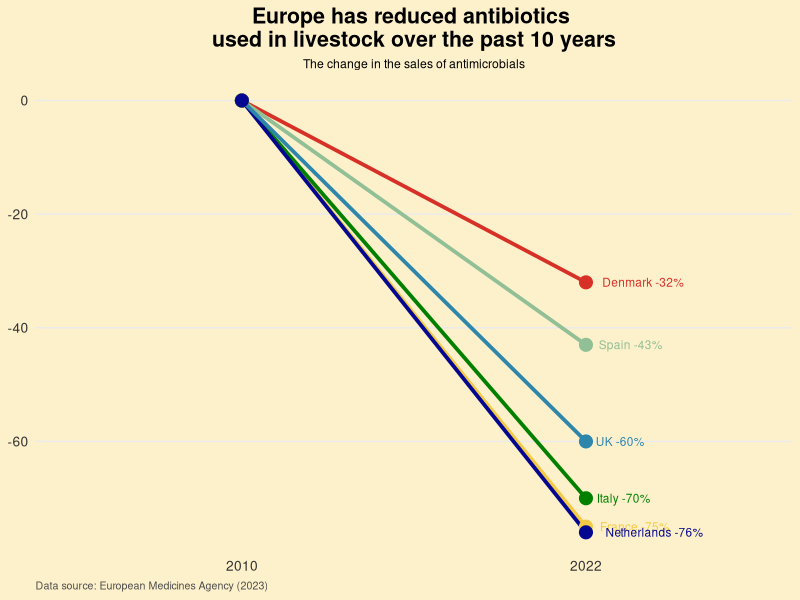

The R script that drew this image:
## ---- chunk 1
#| echo: true
#| message: false
#| warning: false

library(tidyverse)
library(dplyr)
library(ggrepel)

# Data (as provided in the image)
data_anti <- data.frame(
  Country = c("Denmark", "Spain", "UK", "Italy", "France", "Netherlands"),
  Year_2010 = c(0, 0, 0, 0, 0, 0),
  Year_2022 = c(-32, -43, -60, -70, -75, -76)
)

# Reshape the data for ggplot2
data_long <- data_anti %>%
  tidyr::pivot_longer(
    cols = starts_with("Year"),
    names_to = "Year",
    values_to = "Change"
  ) %>%
  mutate(Year = gsub("Year_", "", Year))  # Remove "Year_"

# Define colors for each country
country_colors <- c("Denmark" = "#d73027", "Spain" = "#91bf96", "UK" = "#2e86ab", "Italy" = "#018000", "France" = "#F5CA45","Netherlands" = "#04078f")

# Create the line chart
ggplot(data_long, aes(x = Year, y = Change, group = Country, color = Country)) +
  geom_line(linewidth = 1.3) +
  geom_point(size = 4.1) +
  scale_color_manual(values = country_colors) +
  geom_text(
    data = data_long %>% filter(Year == "2022"),
    aes(label = paste0(Country, " ", Change, "%")),
    hjust = -0.2,
    vjust = 0.5,
    size = 3
  ) +
  labs(
    title = "Europe has reduced antibiotics \nused in livestock over the past 10 years",
    subtitle = "The change in the sales of antimicrobials",
    caption = "Data source: European Medicines Agency (2023)" ) +
  theme_minimal() + # Use a minimal theme
  theme(
    axis.title.x = element_blank(), # Remove x-axis title
    axis.title.y = element_blank(), # Remove y-axis title
    legend.text = element_text(size = rel(0.8)),
    legend.key.size = unit(0.6, "lines"), 
    legend.justification = "center", 
    legend.position = "none",
    axis.text = element_text(color = "grey20", size = rel(0.9)),
    plot.title = element_text(size = rel(1.4), color = "black", face = "bold", hjust = 0.5),
        plot.subtitle = element_text(size = rel(0.8), color = "black", hjust = 0.5),
    plot.caption = element_text(size = rel(0.7), color = "grey30", hjust = 0),
    panel.background = element_rect(fill = "#FDF1CB",
                                colour = "#FDF1CB",
                                size = 0, linetype = "solid"),
    panel.border = element_blank(),
    plot.background = element_rect(fill = "#FDF1CB", color = NA),
    panel.grid.major.x = element_blank(), # Remove vertical grid lines
    panel.grid.minor = element_blank()    # Remove minor grid lines
  )
